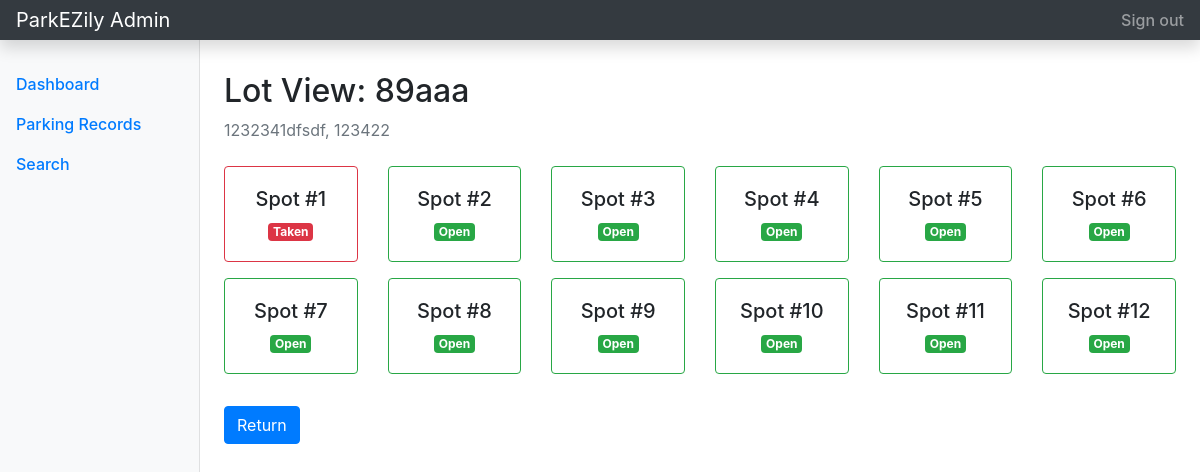
The app's page /admin/lot/inspect/6 (signed in), older data.
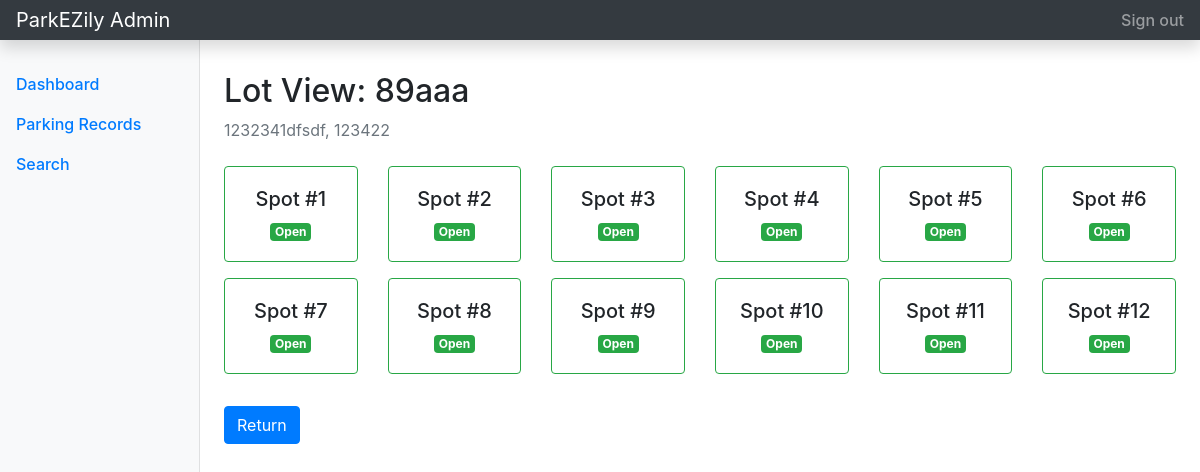
The same page, newer data.
### tables this page shows
CREATE TABLE parking_spot (
        id INTEGER PRIMARY KEY AUTOINCREMENT,
        lot_id INTEGER NOT NULL,
        status TEXT NOT NULL CHECK(status IN ('A', 'O')),
        FOREIGN KEY (lot_id) REFERENCES parking_lot(id) ON DELETE CASCADE
    );

### controllers/admin.py (the view)
@adm_bp.route('/admin/lot/inspect/<int:lot_id>')
@login_req
def inspect_lot(lot_id):
    db = get_db()
    lot = db.execute('SELECT * FROM parking_lot WHERE id = ?', (lot_id,)).fetchone()
    spots = db.execute('SELECT * FROM parking_spot WHERE lot_id = ?', (lot_id,)).fetchall()
    db.close()
    return render_template('admin/view_lot.html', lot=lot, spots=spots)

### controllers/admin.py (called while the page is built)
def get_db():
    db = sqlite3.connect(DB_FILE)
    db.row_factory = sqlite3.Row
    return db

def login_req(f):
    @wraps(f)
    def wrapper(*args, **kwargs):
        if 'user_role' not in session or session['user_role'] != 'admin':
            flash('Admin access is required.', 'danger')
            return redirect(url_for('auth.login'))
        return f(*args, **kwargs)
    return wrapper

### templates/admin/view_lot.html (shortened to what this page needs)
{% extends 'admin/admin_base.html' %}
{% block admin_main %}
<h1 class="h2">Lot View: {{ lot.location_name }}</h1>
<p class="text-muted">{{ lot.address }}, {{ lot.pin_code }}</p>
<div class="row mt-4">
    {% for spot in spots %}
    <div class="col-md-2 mb-3">
        <div class="card text-center {% if spot.status == 'O' %}border-danger{% else %}border-success{% endif %}">
            <div class="card-body">
                <h5 class="card-title">Spot #{{ loop.index }}</h5>
                <p class="card-text">
                    {% if spot.status == 'O' %}
                    <span class="badge badge-danger">Taken</span>
                    {% else %}
                    <span class="badge badge-success">Open</span>
                    {% endif %}
                </p>
            </div>
        </div>
    </div>
    {% endfor %}
</div>
<a href="{{ url_for('admin.dashboard') }}" class="btn btn-primary mt-3">Return</a>
{% endblock %}

Row changes from the older to the newer data that the page shows:
changed parking_spot (number 1 of 12 on the later page): status "Taken" → "Open"
